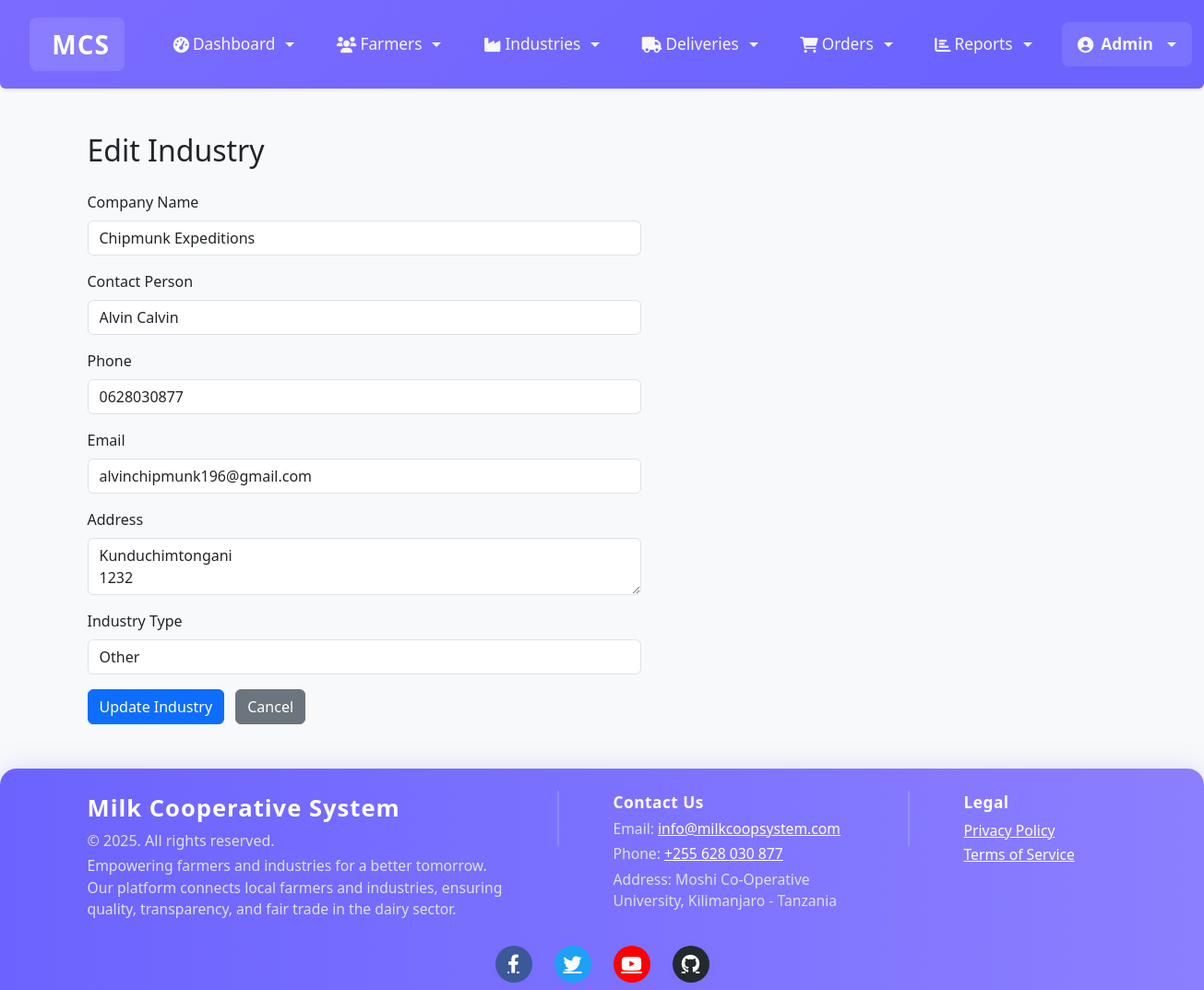
Page /modules/coop/edit_industry.php?id=1 (signed in) on the committed database.
### tables this page shows
CREATE TABLE `industries` (
  `id` int(11) NOT NULL,
  `industry_id` varchar(20) NOT NULL,
  `user_id` int(11) DEFAULT NULL,
  `company_name` varchar(100) NOT NULL,
  `contact_person` varchar(100) DEFAULT NULL,
  `phone` varchar(20) DEFAULT NULL,
  `email` varchar(100) DEFAULT NULL,
  `address` text DEFAULT NULL,
  `created_at` timestamp NOT NULL DEFAULT current_timestamp(),
  `industry_type` varchar(255) DEFAULT NULL,
  `created_by` int(11) DEFAULT NULL,
  `account_name` varchar(100) DEFAULT NULL,
  `account_number` varchar(50) DEFAULT NULL
);

### modules/coop/edit_industry.php (the view, shortened to what this page needs)
<?php
include "../../includes/header.php";
require_once "../../config/db.php";
$industry_id = isset($_GET['id']) ? intval($_GET['id']) : 0;
$industry = null;
if ($industry_id > 0) {
    $sql = "SELECT * FROM industries WHERE id = ?";
    if ($stmt = mysqli_prepare($conn, $sql)) {
        mysqli_stmt_bind_param($stmt, "i", $industry_id);
        mysqli_stmt_execute($stmt);
        $result = mysqli_stmt_get_result($stmt);
        $industry = mysqli_fetch_assoc($result);
    }
}
?>
<div class="container mt-5">
    <h2>Edit Industry</h2>
    <form id="editIndustryForm" class="mt-4" style="max-width:600px;">
        <div class="mb-3">
            <label class="form-label">Company Name</label>
            <input type="text" class="form-control" name="company_name" id="company_name" value="<?php echo htmlspecialchars($industry['company_name']); ?>" required>
        </div>
        <div class="mb-3">
            <label class="form-label">Contact Person</label>
            <input type="text" class="form-control" name="contact_person" id="contact_person" value="<?php echo htmlspecialchars($industry['contact_person']); ?>" required>
        </div>
        <div class="mb-3">
            <label class="form-label">Phone</label>
            <input type="text" class="form-control" name="phone" id="phone" value="<?php echo htmlspecialchars($industry['phone']); ?>" required>
        </div>
        <div class="mb-3">
            <label class="form-label">Email</label>
            <input type="email" class="form-control" name="email" id="email" value="<?php echo htmlspecialchars($industry['email']); ?>" required>
        </div>
        <div class="mb-3">
            <label class="form-label">Address</label>
            <textarea class="form-control" name="address" id="address" rows="2" required><?php echo htmlspecialchars($industry['address']); ?></textarea>
        </div>
        <div class="mb-3">
            <label class="form-label">Industry Type</label>
            <select class="form-control" name="industry_type" id="industry_type">
                <option value="Other" <?php if($industry['industry_type'] == 'Other') echo 'selected'; ?>>Other</option>
            </select>
        </div>
        <button type="submit" class="btn btn-primary">Update Industry</button>
        <a href="industries.php" class="btn btn-secondary ms-2">Cancel</a>
    </form>
</div>
<?php include "../../includes/footer.php"; ?>

### includes/header.php (style rules this page uses)
html, body { margin: 0 !important; padding: 0 !important; box-sizing: border-box; }
body { padding-top: 90px; background: var(--background-color, #F8F9FA); }

### rows in the picture
industries: company_name "Chipmunk Expeditions", contact_person "Alvin Calvin", phone "0628030877", email "alvinchipmunk196@gmail.com", address "Kunduchimtongani 1232", industry_type "Other"

### other values in the picture
$_SESSION["username"] "Admin"
